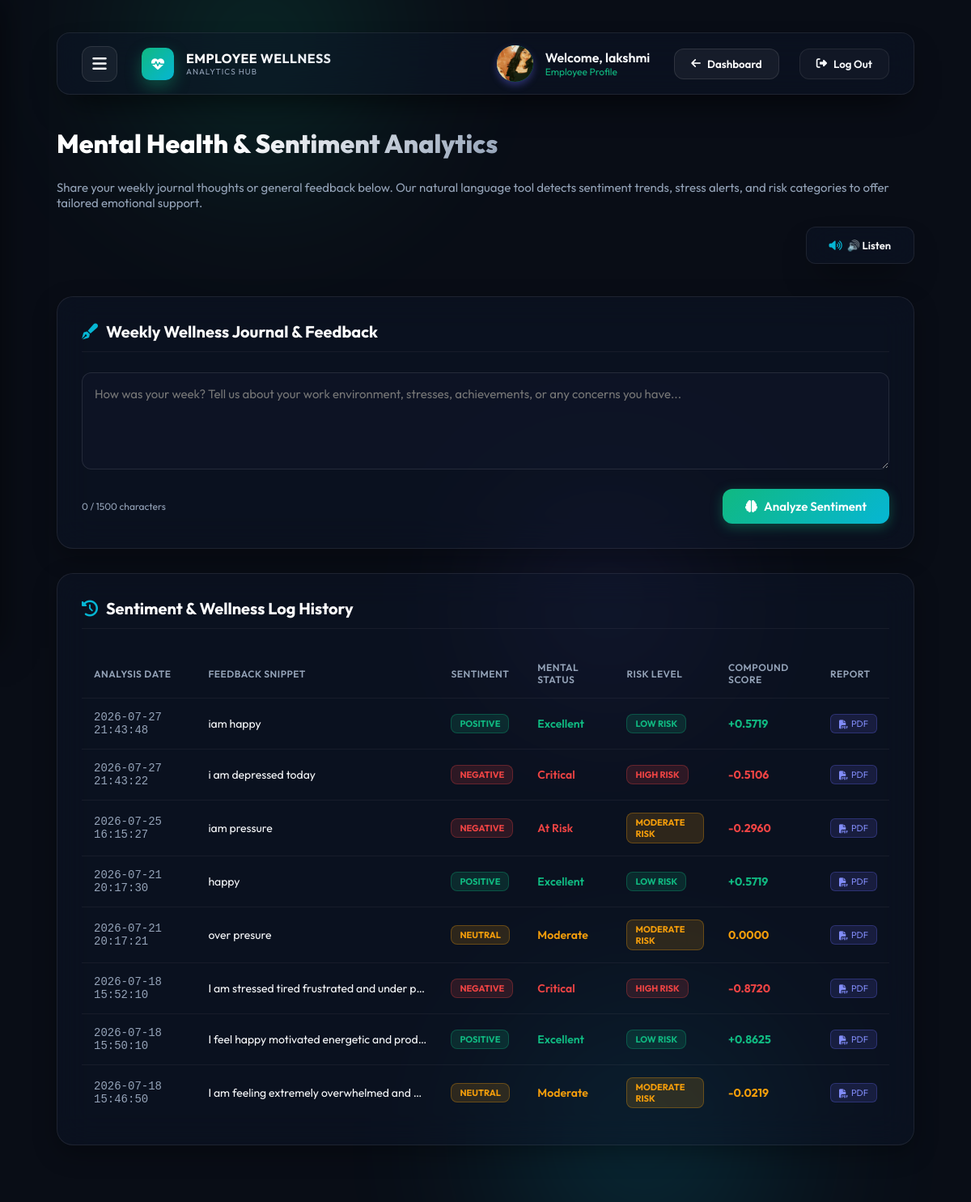
Screenshot of /sentiment-analytics (signed in) with the database file from the repository.
### tables this page shows
CREATE TABLE users (
            id INTEGER PRIMARY KEY AUTOINCREMENT,
            username TEXT UNIQUE NOT NULL,
            email TEXT NOT NULL,
            password_hash TEXT NOT NULL,
            failed_attempts INTEGER DEFAULT 0,
            locked_until TIMESTAMP DEFAULT NULL,
            job_role TEXT DEFAULT 'Employee',
            profile_photo TEXT DEFAULT NULL,
            full_name TEXT DEFAULT NULL,
            employee_id TEXT DEFAULT NULL,
            mobile_number TEXT DEFAULT NULL,
            gender TEXT DEFAULT NULL,
            dob TEXT DEFAULT NULL,
            department TEXT DEFAULT 'Engineering',
            designation TEXT DEFAULT 'Staff',
            two_factor_enabled INTEGER DEFAULT 0,
            created_at TIMESTAMP DEFAULT CURRENT_TIMESTAMP
        , last_active TIMESTAMP DEFAULT NULL, login_time TIMESTAMP DEFAULT NULL, logout_time TIMESTAMP DEFAULT NULL);

CREATE TABLE sentiment_analysis (
            id INTEGER PRIMARY KEY AUTOINCREMENT,
            user_id INTEGER NOT NULL,
            employee_name TEXT NOT NULL,
            feedback TEXT NOT NULL,
            positive_score REAL NOT NULL,
            negative_score REAL NOT NULL,
            sentiment TEXT NOT NULL,
            mental_health_status TEXT NOT NULL,
            risk_level TEXT NOT NULL,
            recommendations TEXT NOT NULL,
            analysis_date TIMESTAMP DEFAULT CURRENT_TIMESTAMP, neutral_score REAL DEFAULT 0.0, compound_score REAL DEFAULT 0.0,
            FOREIGN KEY (user_id) REFERENCES users(id)
        );

### app.py (the view)
@app.route('/sentiment-analytics')
def sentiment_analytics_page():
    if 'username' not in session:
        return redirect(url_for('index'))
    user = database.get_user_by_username(session['username'])
    if not user or user['job_role'] == 'admin' or user['username'] == 'admin':
        return redirect(url_for('index'))
    history = database.get_sentiment_history(user['id']) or []
    return render_template(
        'sentiment_analytics.html',
        username=session['username'],
        profile_photo=user['profile_photo'] if user else None,
        history=history
    )

### templates/sentiment_analytics.html (shortened to what this page needs)
<!DOCTYPE html>
<html lang="en">
<head>
    <link rel="stylesheet" href="https://cdnjs.cloudflare.com/ajax/libs/font-awesome/6.4.0/css/all.min.css">
    <link rel="stylesheet" href="{{ url_for('static', filename='css/style.css') }}">
</head>
<body id="dashboard-view">
    <div class="bg-bubbles">
        <div class="bubble bubble-1"></div>
        <div class="bubble bubble-2"></div>
        <div class="bubble bubble-3"></div>
    </div>
    <div class="dashboard-wrapper" style="max-width: 1100px; margin: 0 auto; width: 100%; padding: 40px 20px;">
        <header class="dash-header glass-card" style="padding: 15px 30px; border-radius: 16px; margin-bottom: 40px;">
            <div class="user-profile">
                <button class="btn-hamburger" id="btn-sidebar-toggle">
                    <i class="fas fa-bars"></i>
                </button>
                <div class="logo-icon" style="width: 40px; height: 40px; font-size: 16px; margin-bottom: 0; border-radius: 10px;">
                    <i class="fas fa-heartbeat"></i>
                </div>
                <div class="user-info">
                    <h1 class="project-title" style="font-size: 16px; margin-bottom: 0;">Employee Wellness</h1>
                    <p class="project-subtitle" style="font-size: 10px; letter-spacing: 1px;">Analytics Hub</p>
                </div>
            </div>
            <div class="user-profile">
                <div class="avatar" style="background: linear-gradient(135deg, var(--secondary) 0%, var(--primary) 100%); overflow: hidden; padding: 0; display: flex; align-items: center; justify-content: center;">
                    {% if profile_photo %}
                        <img src="{{ profile_photo }}" alt="Profile" style="width: 100%; height: 100%; object-fit: cover;">
                    {% else %}
                        {{ username[0].upper() if username else 'U' }}
                    {% endif %}
                </div>
                <div class="user-info" style="text-align: left; margin-right: 15px;">
                    <h4>Welcome, {{ username }}</h4>
                    <p style="color: var(--primary);">Employee Profile</p>
                </div>
                <button onclick="window.location.href='/dashboard'" class="btn-logout" style="background: rgba(255,255,255,0.05); color: #fff; margin-right: 10px; border-color: rgba(255,255,255,0.1);">
                    <i class="fas fa-arrow-left"></i>
                    <span>Dashboard</span>
                </button>
                <button id="btn-logout" class="btn-logout">
                    <i class="fas fa-sign-out-alt"></i>
                    <span>Log Out</span>
                </button>
            </div>
        </header>
        <div style="margin-bottom: 40px; text-align: left;">
            <h2 style="font-size: 32px; font-weight: 800; background: linear-gradient(135deg, #ffffff 40%, #94a3b8 100%); -webkit-background-clip: text; -webkit-text-fill-color: transparent;">Mental Health & Sentiment Analytics</h2>
            <p style="color: var(--text-secondary); font-size: 15px; margin-top: 5px;">Share your weekly journal thoughts or general feedback below. Our natural language tool detects sentiment trends, stress alerts, and risk categories to offer tailored emotional support.</p>
        </div>
        <div class="section-card">
            <div class="section-header">
                <h3 class="section-title">
                    <i class="fas fa-pen-fancy"></i>
                    Weekly Wellness Journal & Feedback
                </h3>
            </div>
            <form id="sentiment-form">
                <textarea
                    id="feedback-text"
                    class="sentiment-textarea"
                    placeholder="How was your week? Tell us about your work environment, stresses, achievements, or any concerns you have..."
                    maxlength="1500"
                ></textarea>
                <div class="sentiment-btn-container">
                    <span class="char-counter"><span id="char-count">0</span> / 1500 characters</span>
                    <button type="submit" class="btn-analyze" id="btn-submit-sentiment">
                        <i class="fas fa-brain"></i>
                        Analyze Sentiment
                    </button>
                </div>
            </form>
        </div>
        <div class="section-card">
            <div class="section-header">
                <h3 class="section-title">
                    <i class="fas fa-history"></i>
                    Sentiment & Wellness Log History
                </h3>
            </div>
            <div class="history-table-container">
                <table class="history-table">
                    <thead>
                        <tr>
                            <th>Analysis Date</th>
                            <th>Feedback Snippet</th>
                            <th>Sentiment</th>
                            <th>Mental Status</th>
                            <th>Risk Level</th>
                            <th>Compound Score</th>
                            <th>Report</th>
                        </tr>
                    </thead>
                    <tbody id="history-tbody">
                        {% if history %}
                            {% for record in history %}
                                <tr>
                                    <td style="color: var(--text-secondary); font-family: monospace;">{{ record.analysis_date }}</td>
                                    <td class="history-feedback-cell" title="{{ record.feedback }}">{{ record.feedback }}</td>
                                    <td>
                                        <span class="badge-status {{ 'badge-excellent' if record.sentiment == 'Positive' else ('badge-average' if record.sentiment == 'Neutral' else 'badge-attention') }}">
                                            {{ record.sentiment }}
                                        </span>
                                    </td>
                                    <td>
                                        {% if record.mental_health_status in ['Excellent', 'Good'] %}
                                            <span style="color: #10b981; font-weight: 600;">{{ record.mental_health_status }}</span>
                                        {% elif record.mental_health_status == 'Moderate' %}
                                            <span style="color: #f59e0b; font-weight: 600;">{{ record.mental_health_status }}</span>
                                        {% else %}
                                            <span style="color: #ef4444; font-weight: 600;">{{ record.mental_health_status }}</span>
                                        {% endif %}
                                    </td>
                                    <td>
                                        <span class="badge-status {{ 'badge-excellent' if record.risk_level == 'Low' else ('badge-average' if record.risk_level == 'Moderate' else 'badge-attention') }}">
                                            {{ record.risk_level }} Risk
                                        </span>
                                    </td>
                                    <td style="font-weight: 700; font-family: monospace;">
                                        {% if record.compound_score >= 0.05 %}
                                            <span style="color: #10b981;">+{{ "%.4f"|format(record.compound_score) }}</span>
                                        {% elif record.compound_score <= -0.05 %}
                                            <span style="color: #ef4444;">{{ "%.4f"|format(record.compound_score) }}</span>
                                        {% else %}
                                            <span style="color: #f59e0b;">{{ "%.4f"|format(record.compound_score) }}</span>
                                        {% endif %}
                                    </td>
                                    <td>
                                        <a href="/api/sentiment/download-pdf/{{ record.id }}" class="btn-download" title="Download PDF Report" style="background: rgba(99, 102, 241, 0.15); border: 1px solid rgba(99, 102, 241, 0.3); color: #818cf8; padding: 4px 10px; border-radius: 6px; font-size: 11px; text-decoration: none; display: inline-flex; align-items: center; gap: 4px; transition: all 0.2s;">
                                            <i class="fas fa-file-pdf"></i> PDF
                                        </a>
                                    </td>
                                </tr>
                            {% endfor %}
                        {% else %}
                            <tr id="history-empty-row">
                                <td colspan="7" style="text-align: center; color: var(--text-secondary); padding: 30px;">
                                    No sentiment analysis history found. Submit your first feedback above!
                                </td>
                            </tr>
                        {% endif %}
                    </tbody>
                </table>
            </div>
        </div>
    </div>
</body>
</html>

### rows the page displays
users: profile_photo (picture)
sentiment_analysis: analysis_date "2026-07-27 21:43:48", feedback "iam happy", sentiment "POSITIVE", mental_health_status "Excellent", risk_level "LOW", compound_score "0.5719"
sentiment_analysis: analysis_date "2026-07-27 21:43:22", feedback "i am depressed today", sentiment "NEGATIVE", mental_health_status "Critical", risk_level "HIGH", compound_score "-0.5106"
sentiment_analysis: analysis_date "2026-07-25 16:15:27", feedback "iam pressure", sentiment "NEGATIVE", mental_health_status "At Risk", risk_level "MODERATE", compound_score "-0.2960"
sentiment_analysis: analysis_date "2026-07-21 20:17:30", feedback "happy", sentiment "POSITIVE", mental_health_status "Excellent", risk_level "LOW", compound_score "0.5719"
sentiment_analysis: analysis_date "2026-07-21 20:17:21", feedback "over presure", sentiment "NEUTRAL", mental_health_status "Moderate", risk_level "MODERATE", compound_score "0.0000"
sentiment_analysis: analysis_date "2026-07-18 15:52:10", feedback "I am stressed tired frustrated and under p…", sentiment "NEGATIVE", mental_health_status "Critical", risk_level "HIGH", compound_score "-0.8720"
sentiment_analysis: analysis_date "2026-07-18 15:50:10", feedback "I feel happy motivated energetic and prod…", sentiment "POSITIVE", mental_health_status "Excellent", risk_level "LOW", compound_score "0.8625"
sentiment_analysis: analysis_date "2026-07-18 15:46:50", feedback "I am feeling extremely overwhelmed and…", sentiment "NEUTRAL", mental_health_status "Moderate", risk_level "MODERATE", compound_score "-0.0219"

### other values shown
{{ username }} "lakshmi"
